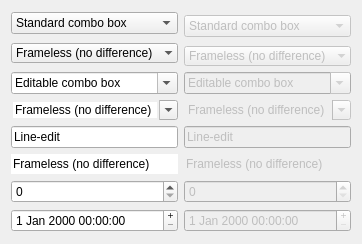
   <widget class="QWidget" name="tab_6">
    <attribute name="title">
     <string>Combos/Spins/Inputs</string>
    </attribute>
    <layout class="QGridLayout" name="gridLayout_9">
     <item row="0" column="1">
      <spacer name="verticalSpacer_10">
       <property name="orientation">
        <enum>Qt::Vertical</enum>
       </property>
       <property name="sizeHint" stdset="0">
        <size>
         <width>20</width>
         <height>0</height>
        </size>
       </property>
      </spacer>
     </item>
     <item row="1" column="0">
      <spacer name="horizontalSpacer_8">
       <property name="orientation">
        <enum>Qt::Horizontal</enum>
       </property>
       <property name="sizeHint" stdset="0">
        <size>
         <width>0</width>
         <height>20</height>
        </size>
       </property>
      </spacer>
     </item>
     <item row="1" column="1">
      <layout class="QGridLayout" name="gridLayout_8">
       <item row="6" column="0">
        <widget class="QLineEdit" name="lineEdit_2">
         <property name="text">
          <string>Frameless (no difference)</string>
         </property>
         <property name="frame">
          <bool>false</bool>
         </property>
        </widget>
       </item>
       <item row="0" column="0">
        <widget class="QComboBox" name="comboBox">
         <item>
          <property name="text">
           <string>Standard combo box</string>
          </property>
          <property name="icon">
           <iconset resource="ThemeTest.qrc">
            <normaloff>:/Icons/data/icon.svg</normaloff>:/Icons/data/icon.svg</iconset>
          </property>
         </item>
         <item>
          <property name="text">
           <string>Standard combo box 1</string>
          </property>
         </item>
         <item>
          <property name="text">
           <string>Standard combo box 2</string>
          </property>
         </item>
         <item>
          <property name="text">
           <string>Standard combo box 3</string>
          </property>
         </item>
         <item>
          <property name="text">
           <string>Standard combo box 4</string>
          </property>
         </item>
        </widget>
       </item>
       <item row="0" column="1" rowspan="2">
        <widget class="QComboBox" name="comboBox_7">
         <property name="enabled">
          <bool>false</bool>
         </property>
         <item>
          <property name="text">
           <string>Standard combo box</string>
          </property>
          <property name="icon">
           <iconset resource="ThemeTest.qrc">
            <normaloff>:/Icons/data/icon.svg</normaloff>:/Icons/data/icon.svg</iconset>
          </property>
         </item>
         <item>
          <property name="text">
           <string>Standard combo box 1</string>
          </property>
         </item>
         <item>
          <property name="text">
           <string>Standard combo box 2</string>
          </property>
         </item>
         <item>
          <property name="text">
           <string>Standard combo box 3</string>
          </property>
         </item>
         <item>
          <property name="text">
           <string>Standard combo box 4</string>
          </property>
         </item>
        </widget>
       </item>
       <item row="1" column="0" rowspan="2">
        <widget class="QComboBox" name="comboBox_3">
         <property name="frame">
          <bool>false</bool>
         </property>
         <item>
          <property name="text">
           <string>Frameless (no difference)</string>
          </property>
          <property name="icon">
           <iconset resource="ThemeTest.qrc">
            <normaloff>:/Icons/data/icon.svg</normaloff>:/Icons/data/icon.svg</iconset>
          </property>
         </item>
         <item>
          <property name="text">
           <string>Frameless 1</string>
          </property>
         </item>
         <item>
          <property name="text">
           <string>Frameless 2</string>
          </property>
         </item>
         <item>
          <property name="text">
           <string>Frameless 3</string>
          </property>
         </item>
         <item>
          <property name="text">
           <string>Frameless 4</string>
          </property>
         </item>
         <item>
          <property name="text">
           <string>Frameless 5</string>
          </property>
         </item>
         <item>
          <property name="text">
           <string>Frameless 6</string>
          </property>
         </item>
         <item>
          <property name="text">
           <string>Frameless 7</string>
          </property>
         </item>
         <item>
          <property name="text">
           <string>Frameless 8</string>
          </property>
         </item>
         <item>
          <property name="text">
           <string>Frameless 9</string>
          </property>
         </item>
         <item>
          <property name="text">
           <string>Frameless 10</string>
          </property>
         </item>
        </widget>
       </item>
       <item row="2" column="1">
        <widget class="QComboBox" name="comboBox_8">
         <property name="enabled">
          <bool>false</bool>
         </property>
         <property name="frame">
          <bool>false</bool>
         </property>
         <item>
          <property name="text">
           <string>Frameless (no difference)</string>
          </property>
          <property name="icon">
           <iconset resource="ThemeTest.qrc">
            <normaloff>:/Icons/data/icon.svg</normaloff>:/Icons/data/icon.svg</iconset>
          </property>
         </item>
         <item>
          <property name="text">
           <string>Frameless 1</string>
          </property>
         </item>
         <item>
          <property name="text">
           <string>Frameless 2</string>
          </property>
         </item>
         <item>
          <property name="text">
           <string>Frameless 3</string>
          </property>
         </item>
         <item>
          <property name="text">
           <string>Frameless 4</string>
          </property>
         </item>
        </widget>
       </item>
       <item row="3" column="0">
        <widget class="QComboBox" name="comboBox_2">
         <property name="editable">
          <bool>true</bool>
         </property>
         <item>
          <property name="text">
           <string>Editable combo box</string>
          </property>
          <property name="icon">
           <iconset resource="ThemeTest.qrc">
            <normaloff>:/Icons/data/icon.svg</normaloff>:/Icons/data/icon.svg</iconset>
          </property>
         </item>
         <item>
          <property name="text">
           <string>Editable combo box 1</string>
          </property>
         </item>
         <item>
          <property name="text">
           <string>Editable combo box 2</string>
          </property>
         </item>
         <item>
          <property name="text">
           <string>Editable combo box 3</string>
          </property>
         </item>
         <item>
          <property name="text">
           <string>Editable combo box 4</string>
          </property>
         </item>
        </widget>
       </item>
       <item row="3" column="1">
        <widget class="QComboBox" name="comboBox_5">
         <property name="enabled">
          <bool>false</bool>
         </property>
         <property name="editable">
          <bool>true</bool>
         </property>
         <item>
          <property name="text">
           <string>Editable combo box</string>
          </property>
          <property name="icon">
           <iconset resource="ThemeTest.qrc">
            <normaloff>:/Icons/data/icon.svg</normaloff>:/Icons/data/icon.svg</iconset>
          </property>
         </item>
         <item>
          <property name="text">
           <string>Editable combo box 1</string>
          </property>
         </item>
         <item>
          <property name="text">
           <string>Editable combo box 2</string>
          </property>
         </item>
         <item>
          <property name="text">
           <string>Editable combo box 3</string>
          </property>
         </item>
         <item>
          <property name="text">
           <string>Editable combo box 4</string>
          </property>
         </item>
        </widget>
       </item>
       <item row="4" column="0">
        <widget class="QComboBox" name="comboBox_4">
         <property name="editable">
          <bool>true</bool>
         </property>
         <property name="frame">
          <bool>false</bool>
         </property>
         <item>
          <property name="text">
           <string>Frameless (no difference)</string>
          </property>
          <property name="icon">
           <iconset resource="ThemeTest.qrc">
            <normaloff>:/Icons/data/icon.svg</normaloff>:/Icons/data/icon.svg</iconset>
          </property>
         </item>
         <item>
          <property name="text">
           <string>Frameless 1</string>
          </property>
         </item>
         <item>
          <property name="text">
           <string>Frameless 2</string>
          </property>
         </item>
         <item>
          <property name="text">
           <string>Frameless 3</string>
          </property>
         </item>
         <item>
          <property name="text">
           <string>Frameless 4</string>
          </property>
         </item>
         <item>
          <property name="text">
           <string>Frameless 5</string>
          </property>
         </item>
         <item>
          <property name="text">
           <string>Frameless 6</string>
          </property>
         </item>
         <item>
          <property name="text">
           <string>Frameless 7</string>
          </property>
         </item>
         <item>
          <property name="text">
           <string>Frameless 8</string>
          </property>
         </item>
         <item>
          <property name="text">
           <string>Frameless 9</string>
          </property>
         </item>
         <item>
          <property name="text">
           <string>Frameless 10</string>
          </property>
         </item>
        </widget>
       </item>
       <item row="4" column="1">
        <widget class="QComboBox" name="comboBox_6">
         <property name="enabled">
          <bool>false</bool>
         </property>
         <property name="editable">
          <bool>true</bool>
         </property>
         <property name="frame">
          <bool>false</bool>
         </property>
         <item>
          <property name="text">
           <string>Frameless (no difference)</string>
          </property>
          <property name="icon">
           <iconset resource="ThemeTest.qrc">
            <normaloff>:/Icons/data/icon.svg</normaloff>:/Icons/data/icon.svg</iconset>
          </property>
         </item>
         <item>
          <property name="text">
           <string>Frameless 1</string>
          </property>
         </item>
         <item>
          <property name="text">
           <string>Frameless 2</string>
          </property>
         </item>
         <item>
          <property name="text">
           <string>Frameless 3</string>
          </property>
         </item>
         <item>
          <property name="text">
           <string>Frameless 4</string>
          </property>
         </item>
        </widget>
       </item>
       <item row="5" column="0">
        <widget class="QLineEdit" name="lineEdit">
         <property name="text">
          <string>Line-edit</string>
         </property>
         <property name="frame">
          <bool>true</bool>
         </property>
        </widget>
       </item>
       <item row="5" column="1">
        <widget class="QLineEdit" name="lineEdit_3">
         <property name="enabled">
          <bool>false</bool>
         </property>
         <property name="text">
          <string>Line-edit</string>
         </property>
         <property name="frame">
          <bool>true</bool>
         </property>
        </widget>
       </item>
       <item row="6" column="1">
        <widget class="QLineEdit" name="lineEdit_4">
         <property name="enabled">
          <bool>false</bool>
         </property>
         <property name="text">
          <string>Frameless (no difference)</string>
         </property>
         <property name="frame">
          <bool>false</bool>
         </property>
        </widget>
       </item>
       <item row="7" column="0">
        <widget class="QSpinBox" name="spinBox"/>
       </item>
       <item row="7" column="1">
        <widget class="QSpinBox" name="spinBox_2">
         <property name="enabled">
          <bool>false</bool>
         </property>
        </widget>
       </item>
       <item row="8" column="1">
        <widget class="QDateTimeEdit" name="dateTimeEdit_2">
         <property name="enabled">
          <bool>false</bool>
         </property>
         <property name="buttonSymbols">
          <enum>QAbstractSpinBox::PlusMinus</enum>
         </property>
        </widget>
       </item>
       <item row="8" column="0">
        <widget class="QDateTimeEdit" name="dateTimeEdit">
         <property name="buttonSymbols">
          <enum>QAbstractSpinBox::PlusMinus</enum>
         </property>
        </widget>
       </item>
      </layout>
     </item>
     <item row="1" column="2">
      <spacer name="horizontalSpacer_7">
       <property name="orientation">
        <enum>Qt::Horizontal</enum>
       </property>
       <property name="sizeHint" stdset="0">
        <size>
         <width>0</width>
         <height>20</height>
        </size>
       </property>
      </spacer>
     </item>
     <item row="2" column="1">
      <spacer name="verticalSpacer_9">
       <property name="orientation">
        <enum>Qt::Vertical</enum>
       </property>
       <property name="sizeHint" stdset="0">
        <size>
         <width>20</width>
         <height>0</height>
        </size>
       </property>
      </spacer>
     </item>
    </layout>
   </widget>
